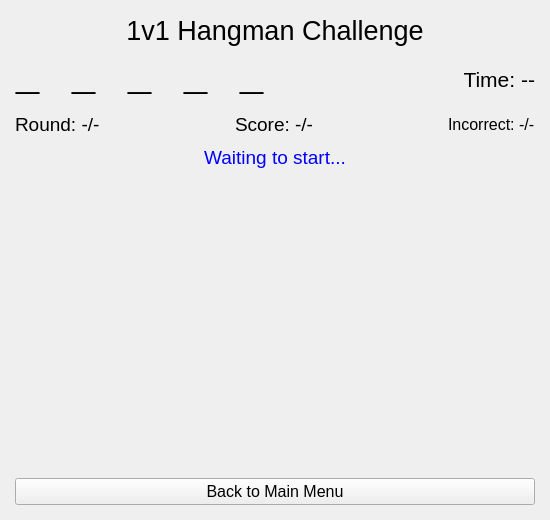
<?xml version="1.0" encoding="UTF-8"?>
<ui version="4.0">
 <class>SinglePlayer1v1GameView</class>
 <widget class="QWidget" name="SinglePlayer1v1GameView">
  <property name="geometry">
   <rect>
    <x>0</x>
    <y>0</y>
    <width>550</width>
    <height>520</height>
   </rect>
  </property>
  <property name="windowTitle">
   <string>1v1 Hangman Challenge</string>
  </property>
  <layout class="QVBoxLayout" name="main_layout">
   <property name="spacing">
    <number>10</number>
   </property>
   <property name="leftMargin">
    <number>15</number>
   </property>
   <property name="topMargin">
    <number>15</number>
   </property>
   <property name="rightMargin">
    <number>15</number>
   </property>
   <property name="bottomMargin">
    <number>15</number>
   </property>
   <item>
    <widget class="QLabel" name="title_label">
     <property name="font">
      <font>
       <family>Arial</family>
       <pointsize>20</pointsize>
      </font>
     </property>
     <property name="text">
      <string>1v1 Hangman Challenge</string>
     </property>
     <property name="alignment">
      <set>Qt::AlignCenter</set>
     </property>
    </widget>
   </item>
   <item>
    <layout class="QHBoxLayout" name="top_info_frame">
     <item>
      <widget class="QLabel" name="word_label">
       <property name="font">
        <font>
         <family>Consolas</family>
         <pointsize>30</pointsize>
         <weight>75</weight>
         <bold>true</bold>
        </font>
       </property>
       <property name="styleSheet">
        <string notr="true">letter-spacing: 4px;</string>
       </property>
       <property name="text">
        <string>_ _ _ _ _</string>
       </property>
       <property name="alignment">
        <set>Qt::AlignCenter</set>
       </property>
      </widget>
     </item>
     <item>
      <spacer name="horizontalSpacer">
       <property name="orientation">
        <enum>Qt::Horizontal</enum>
       </property>
       <property name="sizeHint" stdset="0">
        <size>
         <width>40</width>
         <height>20</height>
        </size>
       </property>
      </spacer>
     </item>
     <item>
      <widget class="QLabel" name="timer_label">
       <property name="font">
        <font>
         <family>Arial</family>
         <pointsize>16</pointsize>
        </font>
       </property>
       <property name="text">
        <string>Time: --</string>
       </property>
       <property name="alignment">
        <set>Qt::AlignRight|Qt::AlignVCenter</set>
       </property>
      </widget>
     </item>
    </layout>
   </item>
   <item>
    <layout class="QHBoxLayout" name="stats_frame">
     <item>
      <widget class="QLabel" name="round_label">
       <property name="font">
        <font>
         <family>Arial</family>
         <pointsize>14</pointsize>
        </font>
       </property>
       <property name="text">
        <string>Round: -/-</string>
       </property>
      </widget>
     </item>
     <item>
      <spacer name="horizontalSpacer_2">
       <property name="orientation">
        <enum>Qt::Horizontal</enum>
       </property>
       <property name="sizeType">
        <enum>QSizePolicy::Expanding</enum>
       </property>
       <property name="sizeHint" stdset="0">
        <size>
         <width>40</width>
         <height>20</height>
        </size>
       </property>
      </spacer>
     </item>
     <item>
      <widget class="QLabel" name="score_label">
       <property name="font">
        <font>
         <family>Arial</family>
         <pointsize>14</pointsize>
        </font>
       </property>
       <property name="text">
        <string>Score: -/-</string>
       </property>
      </widget>
     </item>
     <item>
      <spacer name="horizontalSpacer_3">
       <property name="orientation">
        <enum>Qt::Horizontal</enum>
       </property>
       <property name="sizeType">
        <enum>QSizePolicy::Expanding</enum>
       </property>
       <property name="sizeHint" stdset="0">
        <size>
         <width>40</width>
         <height>20</height>
        </size>
       </property>
      </spacer>
     </item>
     <item>
      <widget class="QLabel" name="incorrect_label">
       <property name="font">
        <font>
         <family>Arial</family>
         <pointsize>12</pointsize>
        </font>
       </property>
       <property name="text">
        <string>Incorrect: -/-</string>
       </property>
      </widget>
     </item>
    </layout>
   </item>
   <item>
    <widget class="QLabel" name="status_label">
     <property name="font">
      <font>
       <family>Arial</family>
       <pointsize>14</pointsize>
      </font>
     </property>
     <property name="styleSheet">
      <string notr="true">color: blue;</string>
     </property>
     <property name="text">
      <string>Waiting to start...</string>
     </property>
     <property name="alignment">
      <set>Qt::AlignCenter</set>
     </property>
    </widget>
   </item>
   <item>
    <widget class="QWidget" name="kb_container_widget" native="true"/>
   </item>
   <item>
    <spacer name="verticalSpacer">
     <property name="orientation">
      <enum>Qt::Vertical</enum>
     </property>
     <property name="sizeHint" stdset="0">
      <size>
       <width>20</width>
       <height>40</height>
      </size>
     </property>
    </spacer>
   </item>
   <item>
    <widget class="QPushButton" name="back_button">
     <property name="font">
      <font>
       <family>Arial</family>
       <pointsize>12</pointsize>
      </font>
     </property>
     <property name="text">
      <string>Back to Main Menu</string>
     </property>
    </widget>
   </item>
  </layout>
 </widget>
 <resources/>
 <connections/>
</ui> 
